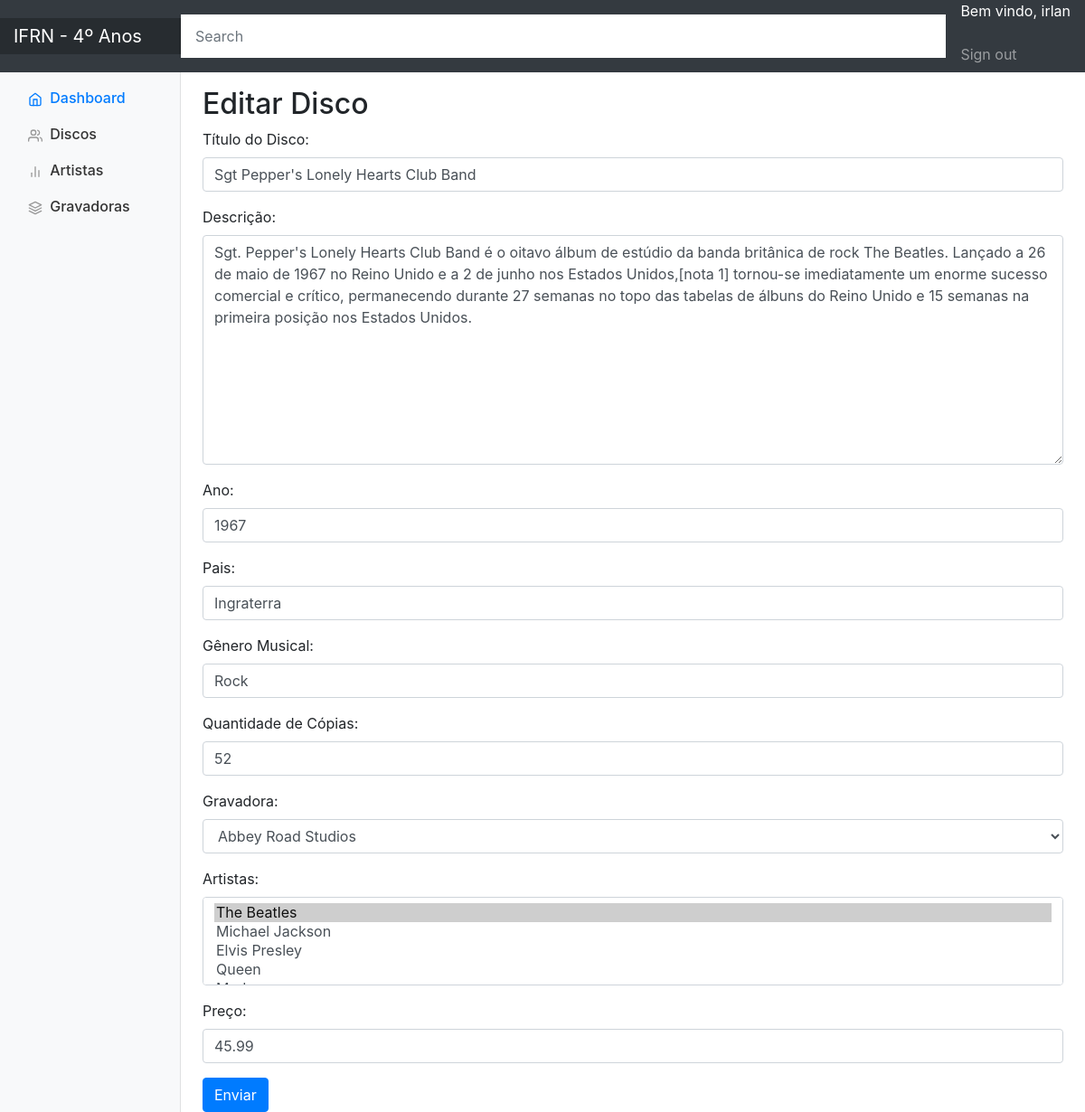
Page /editar_disco/2 (signed in) on the committed database.
### apps/disco/models.py (models this page shows, shortened)
class Disco(models.Model):
    nome = models.CharField(max_length=150, verbose_name="Título do Disco")
    descricao = models.TextField(max_length=600, verbose_name="Descrição")
    ano = models.IntegerField()
    pais = models.CharField(max_length=150)
    genero = models.CharField(max_length=150, verbose_name="Gênero Musical")
    quantidade = models.IntegerField(verbose_name="Quantidade de Cópias")
    selo_fonografico = models.ForeignKey(Selo_Fonografico, on_delete=models.CASCADE, verbose_name="Gravadora")
    artistas = models.ManyToManyField(Artista)
    preco = models.DecimalField(max_digits=5, decimal_places=2, verbose_name="Preço")

class Selo_Fonografico(models.Model):
    nome = models.CharField(max_length=150)
    def __str__(self):
        return self.nome

### apps/disco/views.py (the view)
# urls.py: path("editar_disco/<int:pk>", views.edit_disco, name="edit_disco"),
@login_required
def edit_disco(request, pk):
    context = {"acao": "Editar"}
    if request.POST:
        form = DiscoForm(request.POST)
        if form.is_valid():
            form.save()
            return HttpResponseRedirect(reverse("index"))
        else:
            context["form"] = form
            return render(request, "disco/form.html", context)
    else:
        disco = Disco.objects.get(pk=pk)
        form = DiscoForm(instance=disco)
        context["form"] = form
        return render(request, "disco/form.html", context)

### apps/disco/forms.py
class DiscoForm(forms.ModelForm):
    class Meta:
        model = Disco
        fields = ['nome', 'descricao', 'ano', 'pais', 'genero', 'quantidade', 'selo_fonografico', 'artistas', 'preco']
        widgets = {
            'nome': forms.TextInput(attrs={'class': 'form-control'}),
            'descricao': forms.Textarea(attrs={'class': 'form-control'}),
            'ano': forms.NumberInput(attrs={'class': 'form-control'}),
            'pais': forms.TextInput(attrs={'class': 'form-control'}),
            'genero': forms.TextInput(attrs={'class': 'form-control'}),
            'quantidade': forms.NumberInput(attrs={'class': 'form-control'}),
            'selo_fonografico': forms.Select(attrs={'class': 'form-control'}),
            'artistas': forms.SelectMultiple(attrs={'class': 'form-control'}),
            'preco': forms.NumberInput(attrs={'class': 'form-control'}),
        }

### apps/disco/models.py (called while the page is built)
    def __str__(self):
        return self.nome

### apps/disco/templates/disco/form.html (shortened to what this page needs)
{% extends 'base.html' %}
{% block center %}
    <h2> {{ acao }} Disco</h2>
    <form method="post">
        {{ form.as_p }}
        <button type="submit" class="btn btn-primary">Enviar</button>
    </form>
{% endblock %}

### templates/base.html (shortened to what this page needs)
{% load static %}
<!DOCTYPE html>
<html lang="en">
  <head>
    <link href="{% static 'css/dashboard.css' %}" rel="stylesheet" />
    <link
      rel="stylesheet"
      href="https://getbootstrap.com/docs/4.0/dist/css/bootstrap.min.css"
    />
  </head>
  <body>
    <nav class="navbar navbar-dark sticky-top bg-dark flex-md-nowrap p-0">
      <a class="navbar-brand col-sm-3 col-md-2 mr-0" href="#">IFRN - 4º Anos</a>
      <input
        class="form-control form-control-dark w-100"
        type="text"
        placeholder="Search"
        aria-label="Search"
      />
      <ul class="navbar-nav px-3">
        <li class="nav-item text-nowrap">
          {% if user.is_authenticated %}
          <p class="text-white">Bem vindo, {{ user.username }}</p>
          <a class="nav-link" href="{% url 'logout' %}">Sign out</a>
          {% endif %}
        </li>
      </ul>
    </nav>
    <div class="container-fluid">
      <div class="row">
        <nav class="col-md-2 d-none d-md-block bg-light sidebar">
          <div class="sidebar-sticky">
            <ul class="nav flex-column">
              <li class="nav-item">
                <a class="nav-link active" href="{% url 'dashboard' %}">
                  Dashboard <span class="sr-only">(current)</span>
                </a>
              </li>
              <li class="nav-item">
                <a class="nav-link" href="{% url 'index' %}">
                  Discos
                </a>
              </li>
              <li class="nav-item">
                <a class="nav-link" href="#">
                  Artistas
                </a>
              </li>
              <li class="nav-item">
                <a class="nav-link" href="#">
                  Gravadoras
                </a>
              </li>
            </ul>
          </div>
        </nav>
        <main role="main" class="col-md-9 ml-sm-auto col-lg-10 pt-3 px-4">
          {% block center %} {% endblock %}
        </main>
      </div>
    </div>
  </body>
</html>

### static/css/dashboard.css (style rules this page uses)
body { font-size: .875rem; }
.feather { width: 16px; height: 16px; vertical-align: text-bottom; }
.sidebar { position: fixed; top: 0; bottom: 0; left: 0; z-index: 100; padding: 0; box-shadow: inset -1px 0 0 rgba(0, 0, 0, .1); }
.sidebar-sticky { position: -webkit-sticky; position: sticky; top: 48px; height: calc(100vh - 48px); padding-top: .5rem; overflow-x: hidden; overflow-y: auto; }
.sidebar .nav-link { font-weight: 500; color: #333; }
.sidebar .nav-link .feather { margin-right: 4px; color: #999; }
.sidebar .nav-link.active { color: #007bff; }
.sidebar .nav-link:hover .feather, .sidebar .nav-link.active .feather { color: inherit; }
.navbar-brand { padding-top: .75rem; padding-bottom: .75rem; font-size: 1rem; background-color: rgba(0, 0, 0, .25); box-shadow: inset -1px 0 0 rgba(0, 0, 0, .25); }
.navbar .form-control { padding: .75rem 1rem; border-width: 0; border-radius: 0; }
.form-control-dark { color: #fff; background-color: rgba(255, 255, 255, .1); border-color: rgba(255, 255, 255, .1); }

### rows in the picture
Disco: nome "Sgt Pepper's Lonely Hearts Club Band", descricao "Sgt. Pepper's Lonely Hearts Club Band é o oitavo álbum de estúdio da banda britânica de rock The Beatles. Lançado a 26 de maio de 1967 no Reino Unido e a 2 de junho nos Estados Unidos,[nota 1] tornou-se imediatamente um enorme sucesso comercial e crítico, permanecendo durante 27 semanas no topo das tabelas de álbuns do Reino Unido e 15 semanas na primeira posição nos Estados Unidos.", ano "1967", pais "Ingraterra", genero "Rock", quantidade "52", selo_fonografico "Abbey Road Studios", preco "45.99"

### other values in the picture
{{ user.username }} "irlan"
{{ acao }} "Editar"
